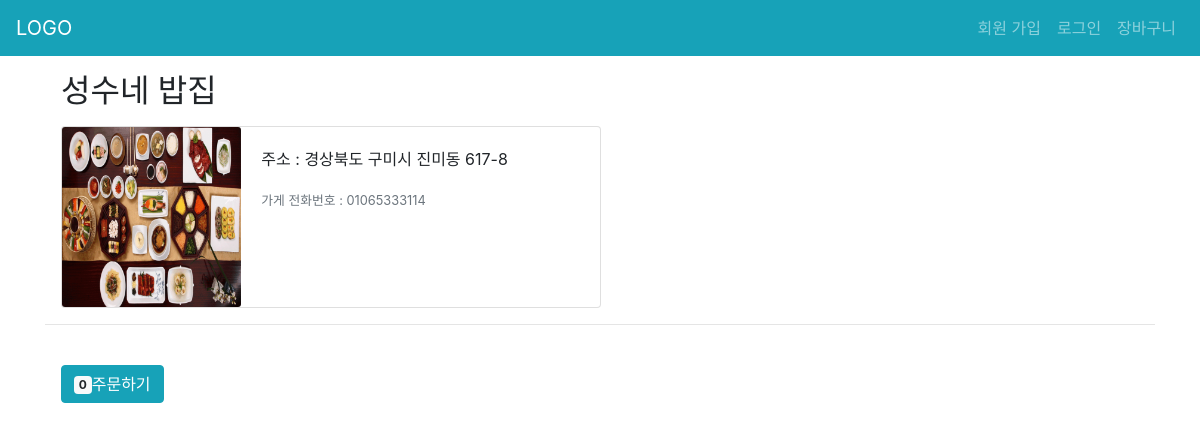
The app's page /main/3/menu/ with its own data.
### ceos/models.py (models this page shows)
class Store(models.Model):
    manager = models.ForeignKey(settings.AUTH_USER_MODEL, on_delete=models.CASCADE)
    store_name = models.CharField(max_length=50)
    store_phone = models.CharField(max_length=20)
    store_number = models.CharField(max_length=20)
    store_location = models.CharField(max_length=100)
    store_cartegory = models.IntegerField(default=0, choices=[
            (0, "한식"), (1, "중국집"), (2, "일식"), (3, "피자"), (4, "치킨")
        ])
    store_image = models.ImageField(blank=True, upload_to="store/%Y/%m/%d")
    orderlists = models.ManyToManyField(
            settings.AUTH_USER_MODEL,
            related_name="restaurant",
            through='OrderList',
        )
    reviews = models.ManyToManyField(
            settings.AUTH_USER_MODEL,
            related_name="orderedstore",
            through='reviews.Review',
        )

### main/views.py (the view)
# urls.py: path('<int:store_pk>/menu/', views.menu, name='menu'),
def menu(request, store_pk):
    store = get_object_or_404(Store, pk=store_pk)
    menu_list = store.storemenu_set.all()
    print(store, menu_list)
    context = {
        'menu_list': menu_list,
        'store': store,
    }
    return render(request, 'main/menu_list.html', context)

### carton/cart.py (called while the page is built)
    @property
    def items(self):
        return self._items_dict.values()

    @property
    def total(self):
        return sum([item.subtotal for item in self.items])

### carton/templatetags/carton_tags.py (called while the page is built)
@register.simple_tag
def get_cart(context, session_key=None, cart_class=Cart):
    request = context['request']
    return cart_class(request.session, session_key=session_key)

### main/templates/main/menu_list.html (shortened to what this page needs)
{% extends 'base.html' %}
{% block content %}
{% load carton_tags %}
{% get_cart as cart %}
    <h2 class="mt-3 ml-3">{{ store.store_name }}</h2>
    <div class="card m-3" style="max-width: 540px;">
    <div class="row no-gutters">
        <div class="col-md-4">
        <img src="{{ store.store_image.url }}" class="card-img" alt="...">
        </div>
        <div class="col-md-8">
        <div class="card-body">
            <p class="card-text">주소 : {{ store.store_location }}</p>
            <p class="card-text"><small class="text-muted">가게 전화번호 : {{ store.store_phone }}</small></p>
        </div>
        </div>
    </div>
    </div>
    <hr>
    <br>
    <a href="{% url 'shopping:show_cart' %}" id="submitBtn" class="btn btn-info ml-3"><span id="spanTotal" class="badge badge-light">{{ cart.total }}</span>주문하기</a>
{% endblock %}

### records on screen
Store: store_name "성수네 밥집", store_image (picture), store_location "경상북도 구미시 진미동 617-8", store_phone "01065333114"

### other values on screen
{{ cart.total }} "0"
